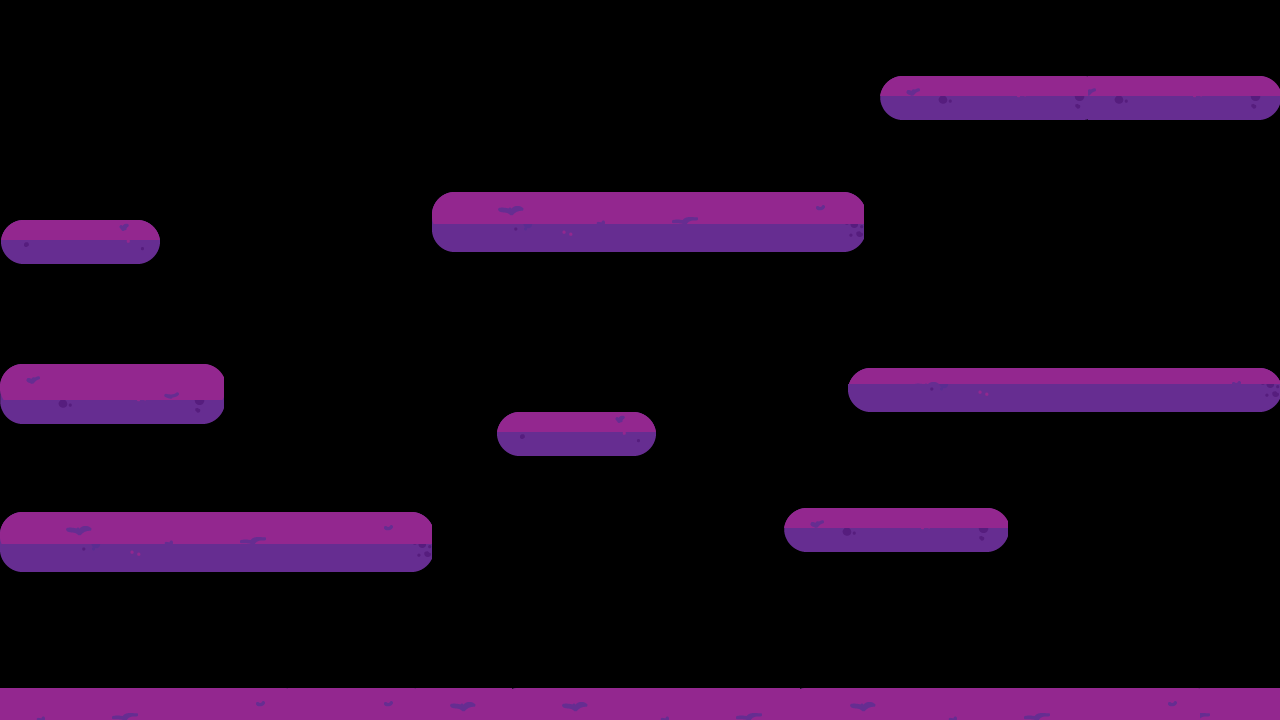

Rendered tile map (Tiled .tmx) drawn with the repository's tilesets; below, a short description and the map source with its tile grids summarised:
An orthogonal 80x45 tile map with 16x16 px tiles, 1 tile layer (Tile Layer 1).

<map version="1.2" tiledversion="1.2.3" orientation="orthogonal" renderorder="right-down" width="80" height="45" tilewidth="16" tileheight="16" infinite="0" nextlayerid="2" nextobjectid="1">
 <tileset firstgid="1" name="tilesheet_test" tilewidth="16" tileheight="16" tilecount="1215" columns="27">
  <image source="../GitHub/CMPM120/Project_Bonds/assets/img/platfroms.png" trans="000000" width="434" height="723" />
 </tileset>
 <layer id="1" name="Tile Layer 1" width="80" height="45">
  <data>[3600 cells, 763 non-empty, 218 distinct tile ids]</data>
 </layer>
</map>
